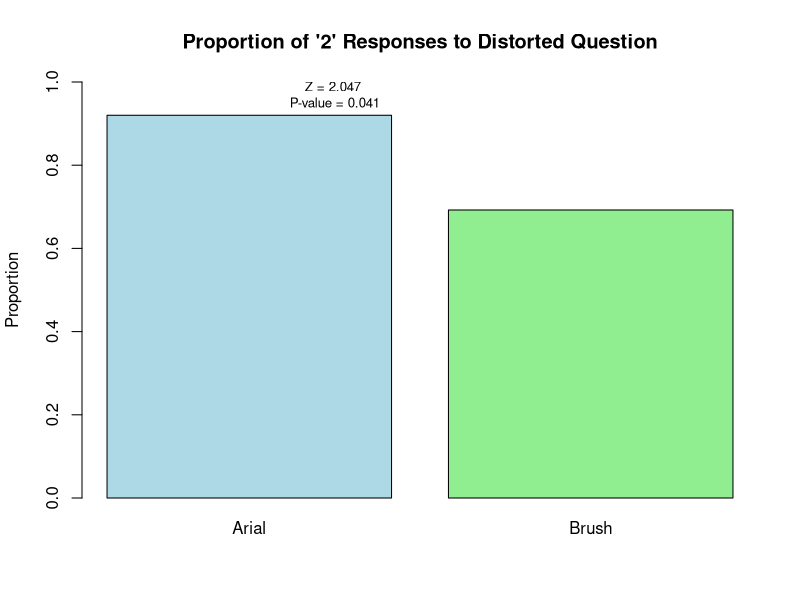

The R script that drew this image:
## ---- chunk 1
## Setting up libraries and reading data.
library(dplyr)
library(readr)
data <- read.csv("Stats replication data - Data.csv")
## ---- chunk 2
## Our confirmatory analysis examining the proportion of participants who selected "2" for the distorted question.
brush_total <- data %>%
  filter(Condition == "Brush", grepl("Noah", Knowledge)) %>%
  nrow()

arial_total <- data %>%
  filter(Condition == "Arial", grepl("Noah", Knowledge)) %>%
  nrow()

brush_count <- sum(data$Distorted == "2" & data$Condition == "Brush")
arial_count <- sum(data$Distorted == "2" & data$Condition == "Arial")

p1 <- arial_count/arial_total
p2 <- brush_count/brush_total

p <- (brush_count + arial_count)/(brush_total + arial_total)

z <- (p1 - p2)/sqrt(p*(1-p)*(1/brush_total + 1/arial_total))
z
## ---- chunk 3
p_value <- 2 * (1 - pnorm(abs(z)))
p_value
## ---- chunk 4
proportions <- c(p1, p2)  
conditions <- c("Arial", "Brush")  
barplot(proportions, 
        names.arg = conditions,  
        col = c("lightblue", "lightgreen"), 
        main = "Proportion of '2' Responses to Distorted Question",  
        ylab = "Proportion",  
        ylim = c(0, 1))  
text(x = 1, 
     y = p1 + 0.05,  
     labels = paste("Z =", round(z, 3), "\nP-value =", round(p_value, 3)),  
     col = "black",  
     cex = 0.8)  
## ---- chunk 5
## Z-test of participants who responded "can't say" to our distorted question in the two different conditions.
brush_count2 <- sum(data$Distorted == "Can't say" & data$Condition == "Brush")
arial_count2 <- sum(data$Distorted == "Can't say" & data$Condition == "Arial")
p1 <- brush_count2/brush_total
p2 <- arial_count2/arial_total
p <- (brush_count2 + arial_count2)/(brush_total + arial_total)
z <- (p1 - p2)/sqrt(p*(1-p)*(1/brush_total + 1/arial_total))
z
## ---- chunk 6
p_value <- 2 * (1 - pnorm(abs(z)))
p_value
## ---- chunk 7
## The previous test aimed to compare the proportion of participants in the two conditions who noticed the distortion. However, some participants gave alternative responses, such as saying Moses didn't build an ark, etc. 

##The test I am doing below will now, additionaly, look at the proportion of participants in both conditions who either selected 'Can't say' or provided a response indicating they noticed the distortion; this was counted manually.

brush_count3 <- 7
arial_count3 <- 1
p1 <- brush_count3/brush_total
p2 <- arial_count3/arial_total
p <- (brush_count3 + arial_count3)/(brush_total + arial_total)
z <- (p1 - p2)/sqrt(p*(1-p)*(1/brush_total + 1/arial_total))
z
## ---- chunk 8
p_value <- 2 * (1 - pnorm(abs(z)))
p_value
## ---- chunk 9
## Z-test comparing the proportion of people who responded "Switzerland" to the control question.

brush_total2 <- sum(data$Condition == "Brush")
arial_total2 <- sum(data$Condition == "Arial")
brush_count4 <- sum(data$Control == "Switzerland" & data$Condition == "Brush")
arial_count4 <- sum(data$Control == "Switzerland" & data$Condition == "Arial")
p1 <- brush_count4/brush_total2
p2 <- arial_count4/arial_total2
p <- (brush_count4 + arial_count4)/(brush_total2 + arial_total2)
z <- (p1 - p2)/sqrt(p*(1-p)*(1/brush_total2 + 1/arial_total2))
z
## ---- chunk 10
p_value <- 2 * (1 - pnorm(abs(z)))
p_value
## ---- chunk 11
## Z-test comparing the proportion of people who responded a country or region other than Switzerland to the control question; this was also counted manually. 

brush_count5 <- 7
arial_count5 <- 10
p1 <- brush_count5/brush_total2
p2 <- arial_count5/arial_total2
p <- (brush_count5 + arial_count5)/(brush_total2 + arial_total2)
z <- (p1 - p2)/sqrt(p*(1-p)*(1/brush_total2 + 1/arial_total2))
z
## ---- chunk 12
p_value <- 2 * (1 - pnorm(abs(z)))
p_value
## ---- chunk 13
## Z-test comparing the proportion of people who responded that they didn't know the answer to the control question.

brush_count6 <- sum(data$Control == "Don't know" & data$Condition == "Brush")  + sum(data$Control == "I don't Know" & data$Condition == "Brush")
arial_count6 <- sum(data$Control == "Don't know" & data$Condition == "Arial")
p1 <- brush_count6/brush_total2
p2 <- arial_count6/arial_total2
p <- (brush_count6 + arial_count6)/(brush_total2 + arial_total2)
z <- (p1 - p2)/sqrt(p*(1-p)*(1/brush_total2 + 1/arial_total2))
z
## ---- chunk 14
p_value <- 2 * (1 - pnorm(abs(z)))
p_value
